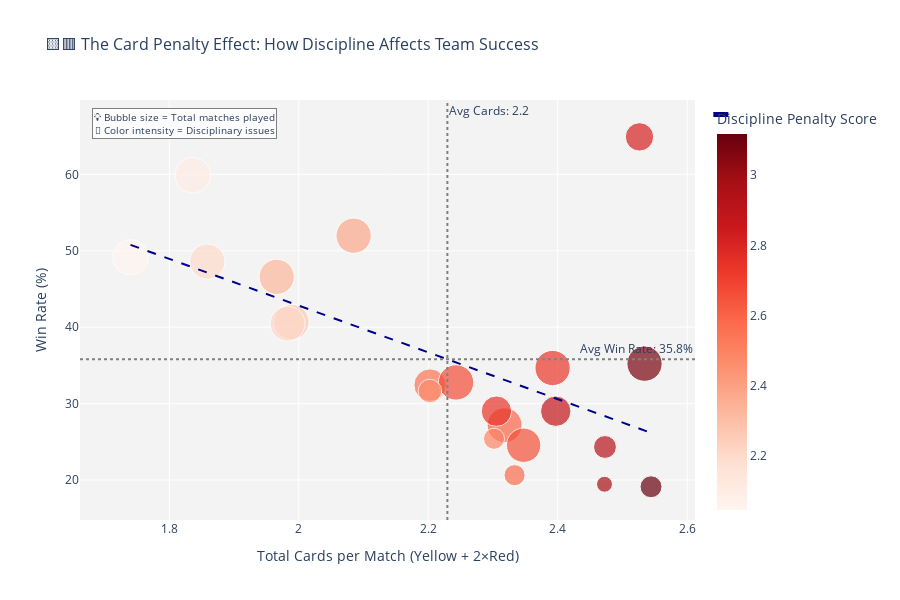

This figure's notebook cell:
### Code cell
# Create a comprehensive cards vs wins analysis
team_cards_wins = []

for team in df['HomeTeam'].unique():
    # Home matches
    home_matches = df[df['HomeTeam'] == team]
    home_wins = len(home_matches[home_matches['FTR'] == 'H'])
    home_yellow = home_matches['HY'].sum()
    home_red = home_matches['HR'].sum()
    home_total = len(home_matches)
    
    # Away matches  
    away_matches = df[df['AwayTeam'] == team]
    away_wins = len(away_matches[away_matches['FTR'] == 'A'])
    away_yellow = away_matches['AY'].sum()
    away_red = away_matches['AR'].sum()
    away_total = len(away_matches)
    
    # Combined stats
    total_wins = home_wins + away_wins
    total_matches = home_total + away_total
    total_yellow = home_yellow + away_yellow
    total_red = home_red + away_red
    total_cards = total_yellow + (total_red * 2)  # Weight red cards more heavily
    
    if total_matches > 20:  # Only include teams with sufficient matches
        team_cards_wins.append({
            'Team': team,
            'Win_Rate': (total_wins / total_matches) * 100,
            'Cards_Per_Match': total_cards / total_matches,
            'Yellow_Per_Match': total_yellow / total_matches,
            'Red_Per_Match': total_red / total_matches,
            'Total_Matches': total_matches,
            'Discipline_Score': (total_yellow * 1 + total_red * 5) / total_matches  # Discipline penalty score
        })

cards_df = pd.DataFrame(team_cards_wins)

# Create the main bubble chart
fig_cards = px.scatter(
    cards_df,
    x='Cards_Per_Match',
    y='Win_Rate',
    size='Total_Matches',
    color='Discipline_Score',
    hover_name='Team',
    title='🟨🟥 The Card Penalty Effect: How Discipline Affects Team Success',
    labels={
        'Cards_Per_Match': 'Total Cards per Match (Yellow + 2×Red)',
        'Win_Rate': 'Win Rate (%)',
        'Discipline_Score': 'Discipline Penalty Score',
        'Total_Matches': 'Total Matches'
    },
    color_continuous_scale='Reds',
    size_max=25
)

# Add trend line
import scipy.stats as stats
slope, intercept, r_value, p_value, std_err = stats.linregress(cards_df['Cards_Per_Match'], cards_df['Win_Rate'])
line_x = np.linspace(cards_df['Cards_Per_Match'].min(), cards_df['Cards_Per_Match'].max(), 100)
line_y = slope * line_x + intercept

fig_cards.add_trace(go.Scatter(
    x=line_x,
    y=line_y,
    mode='lines',
    name='',
    # name=f'Trend Line (R² = {r_value**2:.3f})',
    line=dict(color='darkblue', width=2, dash='dash'),
    hovertemplate='Correlation: %{text}<extra></extra>',
    text=[f'R² = {r_value**2:.3f}'] * len(line_x)
))

# Customize the layout
fig_cards.update_layout(
    height=600,
    showlegend=True,
    plot_bgcolor='rgba(240,240,240,0.8)',
    font=dict(size=12),
    title_font_size=16,
    annotations=[
        dict(
            x=0.02, y=0.98,
            xref='paper', yref='paper',
            text='💡 Bubble size = Total matches played<br>🔴 Color intensity = Disciplinary issues',
            showarrow=False,
            font=dict(size=10),
            bgcolor='rgba(255,255,255,0.8)',
            bordercolor='gray',
            borderwidth=1
        )
    ]
)

# Add quadrant lines for better interpretation
mean_cards = cards_df['Cards_Per_Match'].mean()
mean_wins = cards_df['Win_Rate'].mean()

fig_cards.add_hline(y=mean_wins, line_dash="dot", line_color="gray", 
                   annotation_text=f"Avg Win Rate: {mean_wins:.1f}%")
fig_cards.add_vline(x=mean_cards, line_dash="dot", line_color="gray",
                   annotation_text=f"Avg Cards: {mean_cards:.1f}")

# Update hover template for better information
fig_cards.update_traces(
    hovertemplate='<b>%{hovertext}</b><br>' +
                  'Win Rate: %{y:.1f}%<br>' +
                  'Cards per Match: %{x:.2f}<br>' +
                  'Total Matches: %{marker.size}<br>' +
                  'Discipline Score: %{marker.color:.2f}<br>' +
                  '<extra></extra>',
    selector=dict(mode='markers')
)

fig_cards.show()

### Figure 1 — Plotly figure (JSON) as saved in the notebook; plotly's stock layout.template omitted (floating-point values rounded to 4 significant figures)
{"data": [{"hovertemplate": "<b>%{hovertext}</b><br>Win Rate: %{y:.1f}%<br>Cards per Match: %{x:.2f}<br>Total Matches: %{marker.size}<br>Discipline Score: %{marker.color:.2f}<br><extra></extra>", "hovertext": ["Kortrijk", "St. Gilloise", "Gent", "Club Brugge", "Oud-Heverlee Leuven", "Beerschot VA", "Mechelen", "Genk", "Charleroi", "Standard", "St Truiden", "Antwerp", "Westerlo", "Cercle Brugge", "Anderlecht", "Eupen", "RWD Molenbeek", "Waregem", "Seraing", "Oostende", "Mouscron", "Waasland-Beveren"], "legendgroup": "", "marker": {"color": [2.595, 2.816, 2.045, 2.107, 2.547, 2.919, 2.26, 2.198, 2.208, 3.08, 2.667, 2.373, 2.468, 2.733, 2.324, 2.653, 2.972, 2.74, 3.118, 2.878, 2.492, 2.571], "coloraxis": "coloraxis", "size": [173, 114, 177, 177, 148, 74, 177, 177, 173, 176, 177, 177, 79, 176, 176, 167, 36, 131, 68, 131, 63, 63], "sizemode": "area", "sizeref": 0.2832, "symbol": "circle"}, "mode": "markers", "name": "", "orientation": "v", "showlegend": false, "type": "scatter", "x": [2.318, 2.526, 1.74, 1.836, 2.203, 2.473, 1.989, 1.859, 1.983, 2.534, 2.243, 2.085, 2.203, 2.392, 1.966, 2.347, 2.472, 2.305, 2.544, 2.397, 2.302, 2.333], "xaxis": "x", "y": [27.17, 64.91, 49.15, 59.89, 32.43, 24.32, 40.68, 48.59, 40.46, 35.23, 32.77, 51.98, 31.65, 34.66, 46.59, 24.55, 19.44, 29.01, 19.12, 29.01, 25.4, 20.63], "yaxis": "y"}, {"hovertemplate": "Correlation: %{text}<extra></extra>", "line": {"color": "darkblue", "dash": "dash", "width": 2}, "mode": "lines", "name": "", "text": ["R² = 0.327", "R² = 0.327", "R² = 0.327", "R² = 0.327", "R² = 0.327", "R² = 0.327", "R² = 0.327", "R² = 0.327", "R² = 0.327", "R² = 0.327", "R² = 0.327", "R² = 0.327", "R² = 0.327", "R² = 0.327", "R² = 0.327", "R² = 0.327", "R² = 0.327", "R² = 0.327", "R² = 0.327", "R² = 0.327", "R² = 0.327", "R² = 0.327", "R² = 0.327", "R² = 0.327", "R² = 0.327", "R² = 0.327", "R² = 0.327", "R² = 0.327", "R² = 0.327", "R² = 0.327", "R² = 0.327", "R² = 0.327", "R² = 0.327", "R² = 0.327", "R² = 0.327", "R² = 0.327", "R² = 0.327", "R² = 0.327", "R² = 0.327", "R² = 0.327", "R² = 0.327", "R² = 0.327", "R² = 0.327", "R² = 0.327", "R² = 0.327", "R² = 0.327", "R² = 0.327", "R² = 0.327", "R² = 0.327", "R² = 0.327", "R² = 0.327", "R² = 0.327", "R² = 0.327", "R² = 0.327", "R² = 0.327", "R² = 0.327", "R² = 0.327", "R² = 0.327", "R² = 0.327", "R² = 0.327", "R² = 0.327", "R² = 0.327", "R² = 0.327", "R² = 0.327", "R² = 0.327", "R² = 0.327", "R² = 0.327", "R² = 0.327", "R² = 0.327", "R² = 0.327", "R² = 0.327", "R² = 0.327", "R² = 0.327", "R² = 0.327", "R² = 0.327", "R² = 0.327", "R² = 0.327", "R² = 0.327", "R² = 0.327", "R² = 0.327", "R² = 0.327", "R² = 0.327", "R² = 0.327", "R² = 0.327", "R² = 0.327", "R² = 0.327", "R² = 0.327", "R² = 0.327", "R² = 0.327", "R² = 0.327", "R² = 0.327", "R² = 0.327", "R² = 0.327", "R² = 0.327", "R² = 0.327", "R² = 0.327", "R² = 0.327", "R² = 0.327", "R² = 0.327", "R² = 0.327"], "type": "scatter", "x": [1.74, 1.748, 1.756, 1.764, 1.773, 1.781, 1.789, 1.797, 1.805, 1.813, 1.821, 1.829, 1.838, 1.846, 1.854, 1.862, 1.87, 1.878, 1.886, 1.894, 1.903, 1.911, 1.919, 1.927, 1.935, 1.943, 1.951, 1.959, 1.968, 1.976, 1.984, 1.992, 2.0, 2.008, 2.016, 2.024, 2.032, 2.041, 2.049, 2.057, 2.065, 2.073, 2.081, 2.089, 2.097, 2.106, 2.114, 2.122, 2.13, 2.138, 2.146, 2.154, 2.162, 2.171, 2.179, 2.187, 2.195, 2.203, 2.211, 2.219, 2.227, 2.236, 2.244, 2.252, 2.26, 2.268, 2.276, 2.284, 2.292, 2.3, 2.309, 2.317, 2.325, 2.333, 2.341, 2.349, 2.357, 2.365, 2.374, 2.382, 2.39, 2.398, 2.406, 2.414, 2.422, 2.43, 2.439, 2.447, 2.455, 2.463, 2.471, 2.479, 2.487, 2.495, 2.504, 2.512, 2.52, 2.528, 2.536, 2.544], "y": [50.78, 50.53, 50.28, 50.03, 49.78, 49.53, 49.28, 49.04, 48.79, 48.54, 48.29, 48.04, 47.79, 47.55, 47.3, 47.05, 46.8, 46.55, 46.3, 46.05, 45.81, 45.56, 45.31, 45.06, 44.81, 44.56, 44.32, 44.07, 43.82, 43.57, 43.32, 43.07, 42.82, 42.58, 42.33, 42.08, 41.83, 41.58, 41.33, 41.08, 40.84, 40.59, 40.34, 40.09, 39.84, 39.59, 39.35, 39.1, 38.85, 38.6, 38.35, 38.1, 37.85, 37.61, 37.36, 37.11, 36.86, 36.61, 36.36, 36.12, 35.87, 35.62, 35.37, 35.12, 34.87, 34.62, 34.38, 34.13, 33.88, 33.63, 33.38, 33.13, 32.88, 32.64, 32.39, 32.14, 31.89, 31.64, 31.39, 31.15, 30.9, 30.65, 30.4, 30.15, 29.9, 29.65, 29.41, 29.16, 28.91, 28.66, 28.41, 28.16, 27.92, 27.67, 27.42, 27.17, 26.92, 26.67, 26.42, 26.18]}], "layout": {"annotations": [{"bgcolor": "rgba(255,255,255,0.8)", "bordercolor": "gray", "borderwidth": 1, "font": {"size": 10}, "showarrow": false, "text": "💡 Bubble size = Total matches played<br>🔴 Color intensity = Disciplinary issues", "x": 0.02, "xref": "paper", "y": 0.98, "yref": "paper"}, {"showarrow": false, "text": "Avg Win Rate: 35.8%", "x": 1, "xanchor": "right", "xref": "x domain", "y": 35.8, "yanchor": "bottom", "yref": "y"}, {"showarrow": false, "text": "Avg Cards: 2.2", "x": 2.23, "xanchor": "left", "xref": "x", "y": 1, "yanchor": "top", "yref": "y domain"}], "coloraxis": {"colorbar": {"title": {"text": "Discipline Penalty Score"}}, "colorscale": [[0, "rgb(255,245,240)"], [0.125, "rgb(254,224,210)"], [0.25, "rgb(252,187,161)"], [0.375, "rgb(252,146,114)"], [0.5, "rgb(251,106,74)"], [0.625, "rgb(239,59,44)"], [0.75, "rgb(203,24,29)"], [0.875, "rgb(165,15,21)"], [1, "rgb(103,0,13)"]]}, "font": {"size": 12}, "height": 600, "legend": {"itemsizing": "constant", "tracegroupgap": 0}, "plot_bgcolor": "rgba(240,240,240,0.8)", "shapes": [{"line": {"color": "gray", "dash": "dot"}, "type": "line", "x0": 0, "x1": 1, "xref": "x domain", "y0": 35.8, "y1": 35.8, "yref": "y"}, {"line": {"color": "gray", "dash": "dot"}, "type": "line", "x0": 2.23, "x1": 2.23, "xref": "x", "y0": 0, "y1": 1, "yref": "y domain"}], "showlegend": true, "title": {"font": {"size": 16}, "text": "🟨🟥 The Card Penalty Effect: How Discipline Affects Team Success"}, "xaxis": {"anchor": "y", "domain": [0, 1], "title": {"text": "Total Cards per Match (Yellow + 2×Red)"}}, "yaxis": {"anchor": "x", "domain": [0, 1], "title": {"text": "Win Rate (%)"}}}}
